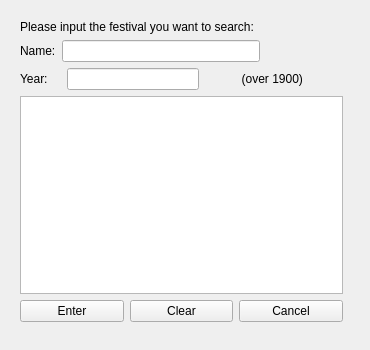
<?xml version="1.0" encoding="UTF-8"?>
<ui version="4.0">
 <class>FindFestival</class>
 <widget class="QWidget" name="FindFestival">
  <property name="geometry">
   <rect>
    <x>0</x>
    <y>0</y>
    <width>370</width>
    <height>350</height>
   </rect>
  </property>
  <property name="minimumSize">
   <size>
    <width>370</width>
    <height>350</height>
   </size>
  </property>
  <property name="maximumSize">
   <size>
    <width>370</width>
    <height>350</height>
   </size>
  </property>
  <property name="windowTitle">
   <string>Form</string>
  </property>
  <widget class="QWidget" name="">
   <property name="geometry">
    <rect>
     <x>20</x>
     <y>20</y>
     <width>323</width>
     <height>302</height>
    </rect>
   </property>
   <layout class="QVBoxLayout" name="verticalLayout">
    <item>
     <widget class="QLabel" name="label">
      <property name="text">
       <string>Please input the festival you want to search:</string>
      </property>
     </widget>
    </item>
    <item>
     <layout class="QHBoxLayout" name="horizontalLayout_2">
      <item>
       <widget class="QLabel" name="label_2">
        <property name="text">
         <string>Name:</string>
        </property>
       </widget>
      </item>
      <item>
       <widget class="QLineEdit" name="lineEdit_name"/>
      </item>
      <item>
       <widget class="QLabel" name="label_4">
        <property name="text">
         <string>                       </string>
        </property>
       </widget>
      </item>
     </layout>
    </item>
    <item>
     <layout class="QHBoxLayout" name="horizontalLayout_3">
      <item>
       <widget class="QLabel" name="label_3">
        <property name="text">
         <string>Year:</string>
        </property>
       </widget>
      </item>
      <item>
       <widget class="QLabel" name="label_5">
        <property name="text">
         <string>  </string>
        </property>
       </widget>
      </item>
      <item>
       <widget class="QLineEdit" name="lineEdit_year"/>
      </item>
      <item>
       <widget class="QLabel" name="label_6">
        <property name="text">
         <string>           (over 1900)            </string>
        </property>
       </widget>
      </item>
     </layout>
    </item>
    <item>
     <widget class="QTextBrowser" name="textBrowser"/>
    </item>
    <item>
     <layout class="QHBoxLayout" name="horizontalLayout">
      <item>
       <widget class="QPushButton" name="EnterButton">
        <property name="text">
         <string>Enter</string>
        </property>
       </widget>
      </item>
      <item>
       <widget class="QPushButton" name="ClearButton">
        <property name="text">
         <string>Clear</string>
        </property>
       </widget>
      </item>
      <item>
       <widget class="QPushButton" name="CancelButton">
        <property name="text">
         <string>Cancel</string>
        </property>
       </widget>
      </item>
     </layout>
    </item>
   </layout>
  </widget>
 </widget>
 <resources/>
 <connections/>
</ui>
